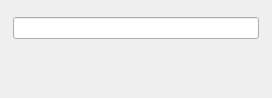
<?xml version="1.0" encoding="UTF-8"?>
<ui version="4.0">
 <class>Form</class>
 <widget class="QWidget" name="Form">
  <property name="geometry">
   <rect>
    <x>0</x>
    <y>0</y>
    <width>272</width>
    <height>98</height>
   </rect>
  </property>
  <property name="windowTitle">
   <string>Form</string>
  </property>
  <layout class="QVBoxLayout" name="verticalLayout">
   <item>
    <widget class="PyDMFrame" name="PyDMFrame">
     <property name="toolTip">
      <string/>
     </property>
     <property name="alarmSensitiveBorder" stdset="0">
      <bool>true</bool>
     </property>
     <property name="channel" stdset="0">
      <string>ca://EDM2PYDM:VALUE</string>
     </property>
     <layout class="QVBoxLayout" name="verticalLayout_2">
      <property name="spacing">
       <number>0</number>
      </property>
      <property name="leftMargin">
       <number>2</number>
      </property>
      <property name="topMargin">
       <number>2</number>
      </property>
      <property name="rightMargin">
       <number>2</number>
      </property>
      <property name="bottomMargin">
       <number>2</number>
      </property>
      <item>
       <widget class="PyDMLineEdit" name="PyDMLineEdit">
        <property name="toolTip">
         <string/>
        </property>
        <property name="channel" stdset="0">
         <string>ca://EDM2PYDM:NOALARM</string>
        </property>
       </widget>
      </item>
     </layout>
    </widget>
   </item>
   <item>
    <widget class="PyDMSlider" name="PyDMSlider">
     <property name="toolTip">
      <string/>
     </property>
     <property name="channel" stdset="0">
      <string>ca://EDM2PYDM:VALUE</string>
     </property>
    </widget>
   </item>
  </layout>
 </widget>
 <customwidgets>
  <customwidget>
   <class>PyDMFrame</class>
   <extends>QFrame</extends>
   <header>pydm.widgets.frame</header>
   <container>1</container>
  </customwidget>
  <customwidget>
   <class>PyDMLineEdit</class>
   <extends>QLineEdit</extends>
   <header>pydm.widgets.line_edit</header>
  </customwidget>
  <customwidget>
   <class>PyDMSlider</class>
   <extends>QFrame</extends>
   <header>pydm.widgets.slider</header>
  </customwidget>
 </customwidgets>
 <resources/>
 <connections/>
</ui>
